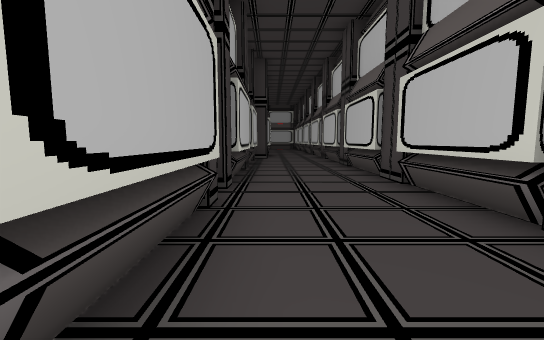
view 1 (above)

16 first-person views from a walk through a level from a Godot 3-D game. The camera is 1.5 m above the floor, tilts 6° down and sees 90° across. The floor is counted in squares, 2 m on a side. Each view is taken from the middle of a square. On the plan, view 1 faces up. The plan holds only what a view shows up to about 10 squares ahead; the rest is blank. Flat picture figures and markers are not drawn. Characters and animated objects are not drawn.

view 2
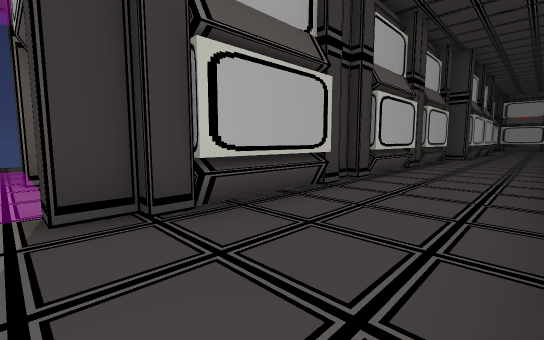

view 3
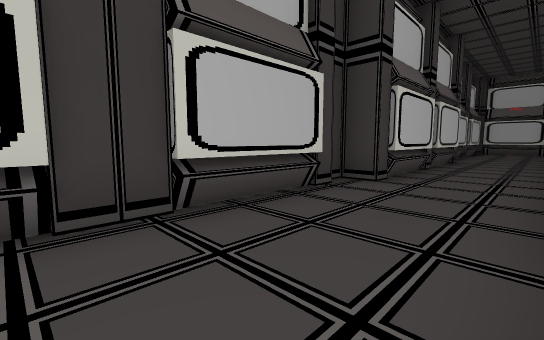

view 4
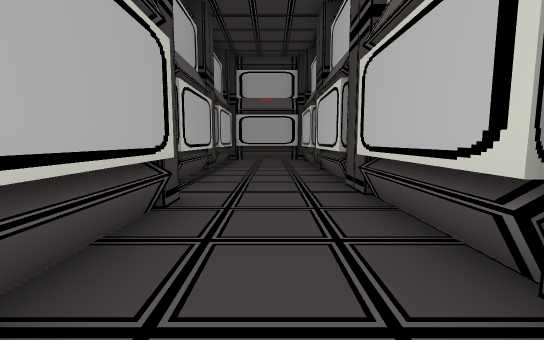

view 5
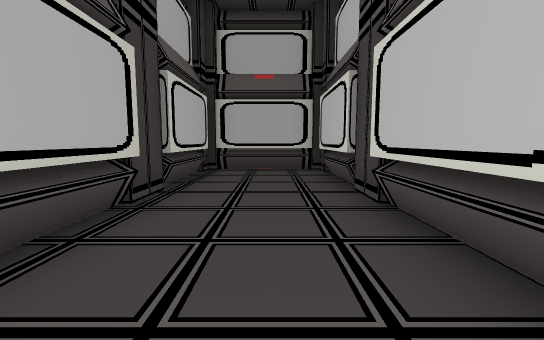

view 6
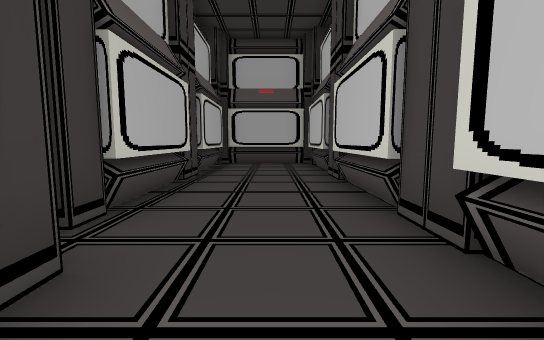

view 7
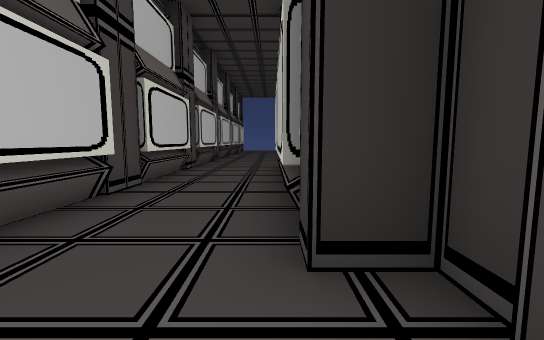

view 8
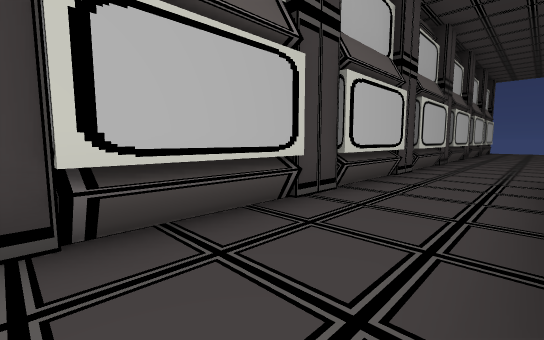

view 9
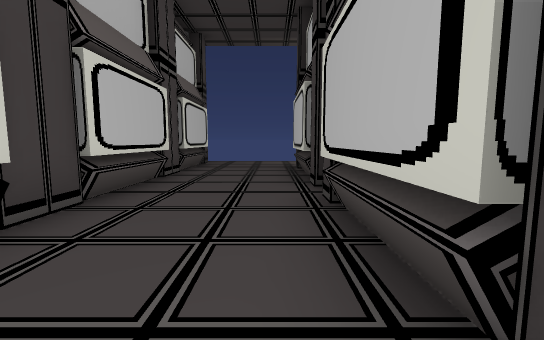

view 10
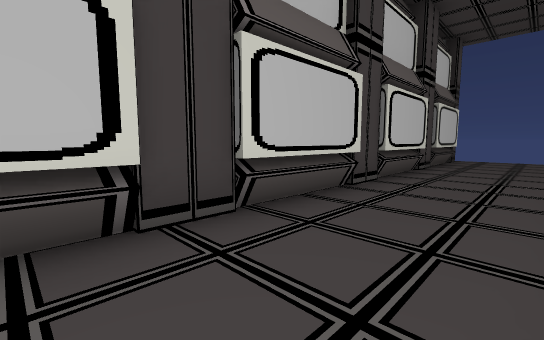

view 11
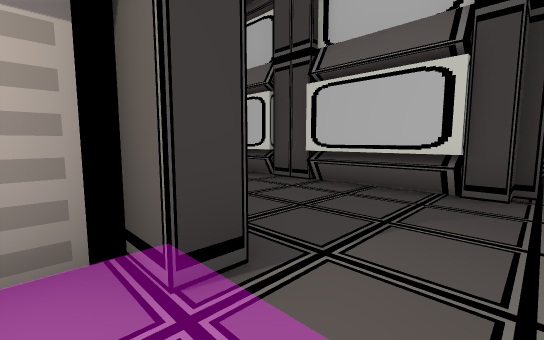

view 12
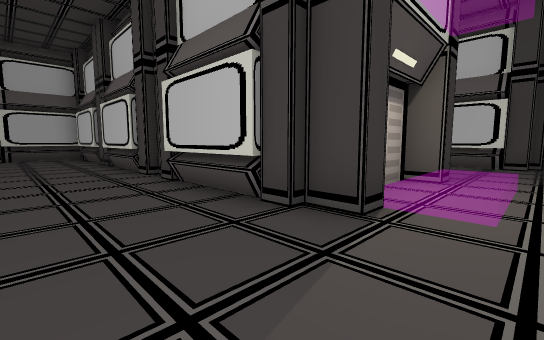

view 13
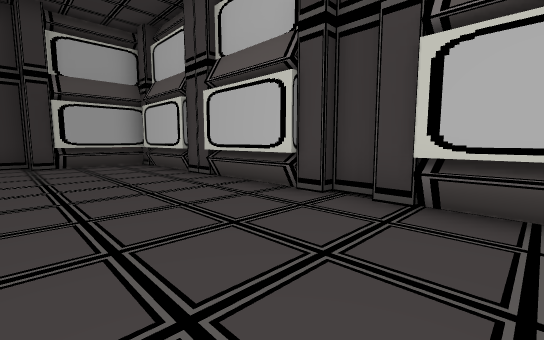

view 14
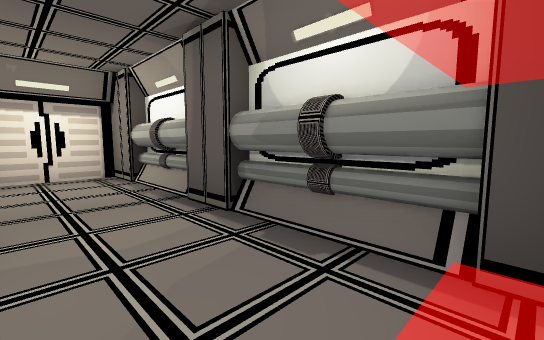

view 15
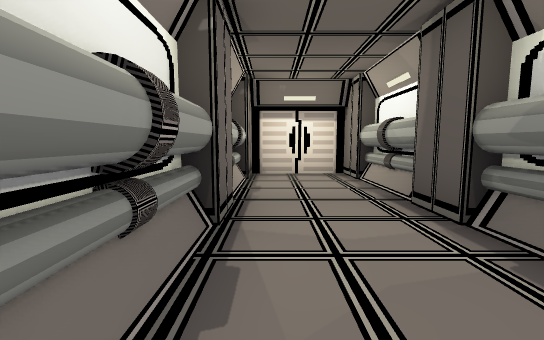

view 16
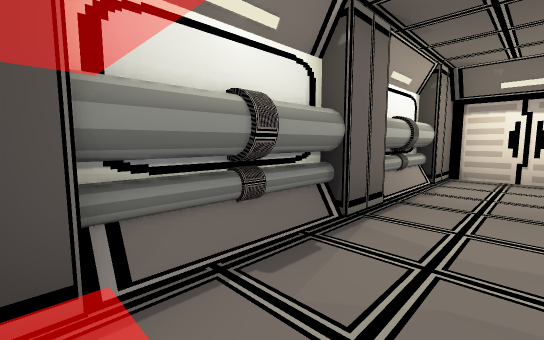

### Floor plan
Key: @ floor where view 1 was taken; # wall or solid block; . main floor; : floor 0.5 m higher than the main floor; / step, stairs or slope.
Columns run from 8 left of view 1 to 3 right of it. Each row starts with its distance up from view 1.
 27        #####
 26        #...#
 25        #...#
 24        #...#
 23        #...#
 22        #...#
 21        #...#
 20        #...#
 19        #...#
 18        ##..#
 17         #..#
 16         #..#
 15         #..#
 14         #..#
 13        ##..#
 12 #####  #...#
 11 ....#//#...#
 10 ....#..#...#
  9 ....#..#...#
  8 ....#..#...#
  7 ....#..#...#
  6 ....#..#...#
  5 ....#..#...#
  4 ....#..#...#
  3 ....#  #...#
  2 ....#  #...#
  1  ...#  #...#
  0  ...#..#@..#
 -1  .../::....#
 -2  ..........#

Where each view was taken, in squares from view 1:
view 1: 0 up, 0 right, facing up
view 2: 1 down, 2 right, facing up-left
view 3: 7 up, 2 right, facing up-left
view 4: 15 up, 1 right, facing up
view 5: 19 up, 1 right, facing up
view 6: 17 up, 1 right, facing up
view 7: 20 up, 0 right, facing down
view 8: 19 up, 0 right, facing down-right
view 9: 8 up, 0 right, facing down
view 10: 10 up, 0 right, facing down-right
view 11: 2 down, 2 left, facing up-right
view 12: 2 down, 7 left, facing up-right
view 13: 2 up, 8 left, facing up-right
view 14: 11 up, 2 left, facing down-left
view 15: 11 up, 2 left, facing down
view 16: 11 up, 3 left, facing down-right
